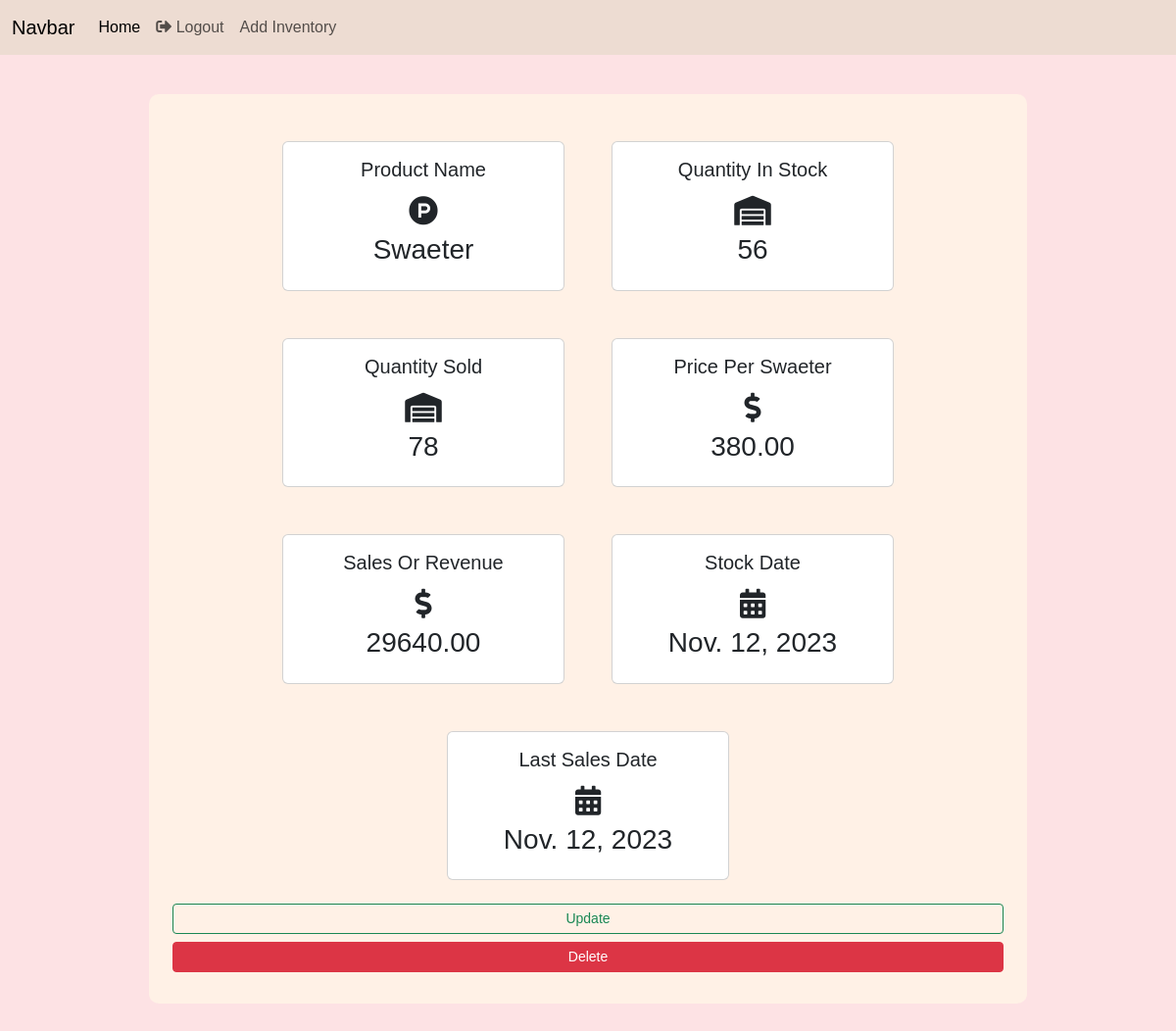
/inventory/per_product/5 (signed in), run on the app's committed database.
### inventory/models.py (models this page shows, shortened)
class Inventory(models.Model):
    name = models.CharField(max_length=100, null=False, blank=False)
    cost_per_item = models.DecimalField(max_digits=19, decimal_places=2, null=False, blank=False)
    quantity_in_stock = models.IntegerField(null=False, blank=False)
    quantity_sold = models.IntegerField(null=False, blank=False)
    sales = models.DecimalField(max_digits=19, decimal_places=2, null=False, blank=False)
    stock_date = models.DateField(auto_now_add=True)
    last_sales_date = models.DateField(auto_now_add=True)

### inventory/views.py (the view)
# urls.py: path("per_product/<int:pk>",per_product_view, name="per_product"),
@login_required()
def per_product_view(request, pk):
    inventory = get_object_or_404(Inventory, pk=pk)
    context = {
        'inventory': inventory
    }
    return render(request, "inventory/per_product.html", context=context)

### templates/inventory/per_product.html
{% extends '../layout.html' %}
{% block content %}
  <div class="content-section">
    <div class="row mx-auto justify-content-center">
      <div class="card m-4" style="width: 18rem;">
        <div class="card-body">
          <h5 class="card-title text-center">Product Name</h5>
          <div style="font-size: 30px;" class="text-center">
            <span><i class="fab fa-product-hunt"></i></span>
          </div>
          <h3 class="text-center">{{ inventory.name }}</h6>
        </div>
      </div>
      <div class="card m-4" style="width: 18rem;">
        <div class="card-body">
          <h5 class="card-title text-center">Quantity In Stock</h5>
          <div style="font-size: 30px;" class="text-center">
            <span><i class="fas fa-warehouse"></i></span>
          </div>
          <h3 class="text-center">{{ inventory.quantity_in_stock }}</h6>
        </div>
      </div>
      <div class="card m-4" style="width: 18rem;">
        <div class="card-body">
          <h5 class="card-title text-center">Quantity Sold</h5>
          <div style="font-size: 30px;" class="text-center">
            <span><i class="fas fa-warehouse"></i></span>
          </div>
          <h3 class="text-center">{{ inventory.quantity_sold }}</h6>
        </div>
      </div>
      <div class="card m-4" style="width: 18rem;">
        <div class="card-body">
          <h5 class="card-title text-center">Price Per {{ inventory.name }}</h5>
          <div style="font-size: 30px;" class="text-center">
            <span><i class="fas fa-dollar-sign"></i></span>
          </div>
          <h3 class="text-center">{{ inventory.cost_per_item }}</h6>
        </div>
      </div>
      <div class="card m-4" style="width: 18rem;">
        <div class="card-body">
          <h5 class="card-title text-center">Sales Or Revenue</h5>
          <div style="font-size: 30px;" class="text-center">
            <span><i class="fas fa-dollar-sign"></i></span>
          </div>
          <h3 class="text-center">{{ inventory.sales }}</h6>
        </div>
      </div>
      <div class="card m-4" style="width: 18rem;">
        <div class="card-body">
          <h5 class="card-title text-center">Stock Date</h5>
          <div style="font-size: 30px;" class="text-center">
            <span><i class="fas fa-calendar-alt"></i></span>
          </div>
          <h3 class="text-center">{{ inventory.stock_date }}</h6>
        </div>
      </div>
      <div class="card m-4" style="width: 18rem;">
        <div class="card-body">
          <h5 class="card-title text-center">Last Sales Date</h5>
          <div style="font-size: 30px;" class="text-center">
            <span><i class="fas fa-calendar-alt"></i></span>
          </div>
          <h3 class="text-center">{{ inventory.last_sales_date }}</h6>
        </div>
      </div>
      <a href="{% url 'product_update' inventory.id %}" class="btn btn-outline-success btn-sm mb-2">Update</a>
      <a href="{% url 'product_delete' inventory.id %}" class="btn btn-danger btn-sm mb-2">Delete</a>
  </div>
</div>
{% endblock %}

### Static/css/main.css (style rules this page uses)
body { background-color: #fde2e4; font-family: Arial, sans-serif; }
.content-section { background: #fff1e6; margin: 40px; padding: 1.5rem 1.5rem; border-radius: 10px; }

### data on the page
Inventory: name "Swaeter", quantity_in_stock "56", quantity_sold "78", cost_per_item "380.00", sales "29640.00", stock_date "Nov. 12, 2023", last_sales_date "Nov. 12, 2023"
